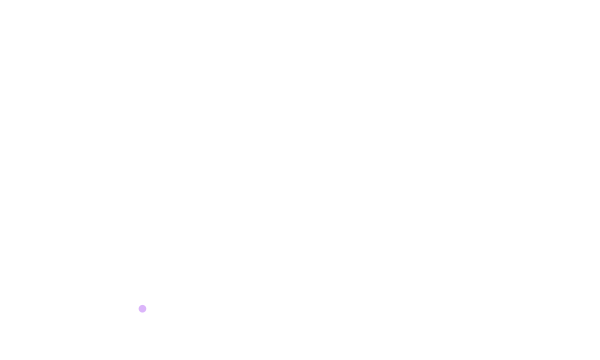
Frame 1 (no input)
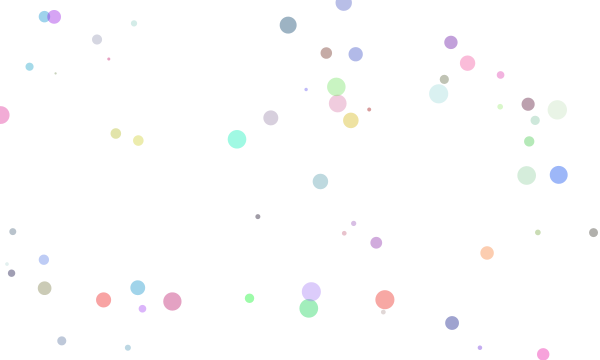
Frame 60 (the mouse pressed at the canvas centre just before this capture)
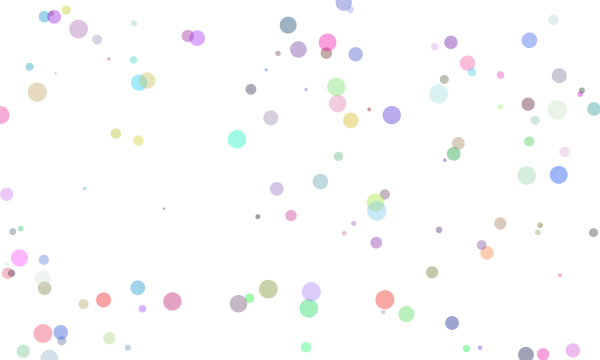
Frame 120 (the mouse held since frame 60 and released just before this capture)

The Processing sketch that drew these frames (run headless with seeded random() and noise(); from frame 60 on, the mouse is pressed at the canvas centre):

// Processing sketch: random_pointillism
// ── random_pointillism.pde


void setup() {
  size(600, 360);
  background(255);
}

void draw() {

  float r = random(255);
  float g = random(255);
  float b = random(255);
  
  float x = random(width);
  float y = random(height);
  
  float d = random(2,20);
  
  noStroke();
  fill(r,g,b,100);
  ellipse(x,y,d,d);
}
